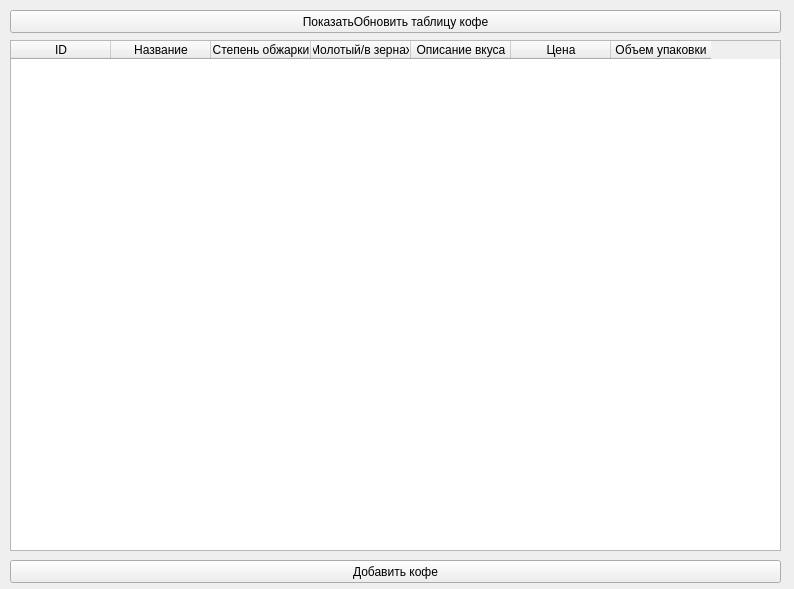
<?xml version="1.0" encoding="UTF-8"?>
<ui version="4.0">
 <class>Form</class>
 <widget class="QWidget" name="Form">
  <property name="geometry">
   <rect>
    <x>0</x>
    <y>0</y>
    <width>794</width>
    <height>589</height>
   </rect>
  </property>
  <property name="windowTitle">
   <string>Coffee</string>
  </property>
  <widget class="QTableWidget" name="tableWidget">
   <property name="geometry">
    <rect>
     <x>10</x>
     <y>40</y>
     <width>771</width>
     <height>511</height>
    </rect>
   </property>
   <column>
    <property name="text">
     <string>ID</string>
    </property>
   </column>
   <column>
    <property name="text">
     <string>Название</string>
    </property>
   </column>
   <column>
    <property name="text">
     <string>Степень обжарки</string>
    </property>
   </column>
   <column>
    <property name="text">
     <string>Молотый/в зернах</string>
    </property>
   </column>
   <column>
    <property name="text">
     <string>Описание вкуса</string>
    </property>
   </column>
   <column>
    <property name="text">
     <string>Цена</string>
    </property>
   </column>
   <column>
    <property name="text">
     <string>Объем упаковки</string>
    </property>
   </column>
  </widget>
  <widget class="QPushButton" name="pushButton_2">
   <property name="geometry">
    <rect>
     <x>10</x>
     <y>10</y>
     <width>771</width>
     <height>23</height>
    </rect>
   </property>
   <property name="text">
    <string>ПоказатьОбновить таблицу кофе</string>
   </property>
  </widget>
  <widget class="QPushButton" name="pushButton">
   <property name="geometry">
    <rect>
     <x>10</x>
     <y>560</y>
     <width>771</width>
     <height>23</height>
    </rect>
   </property>
   <property name="text">
    <string>Добавить кофе</string>
   </property>
  </widget>
 </widget>
 <resources/>
 <connections/>
</ui>
